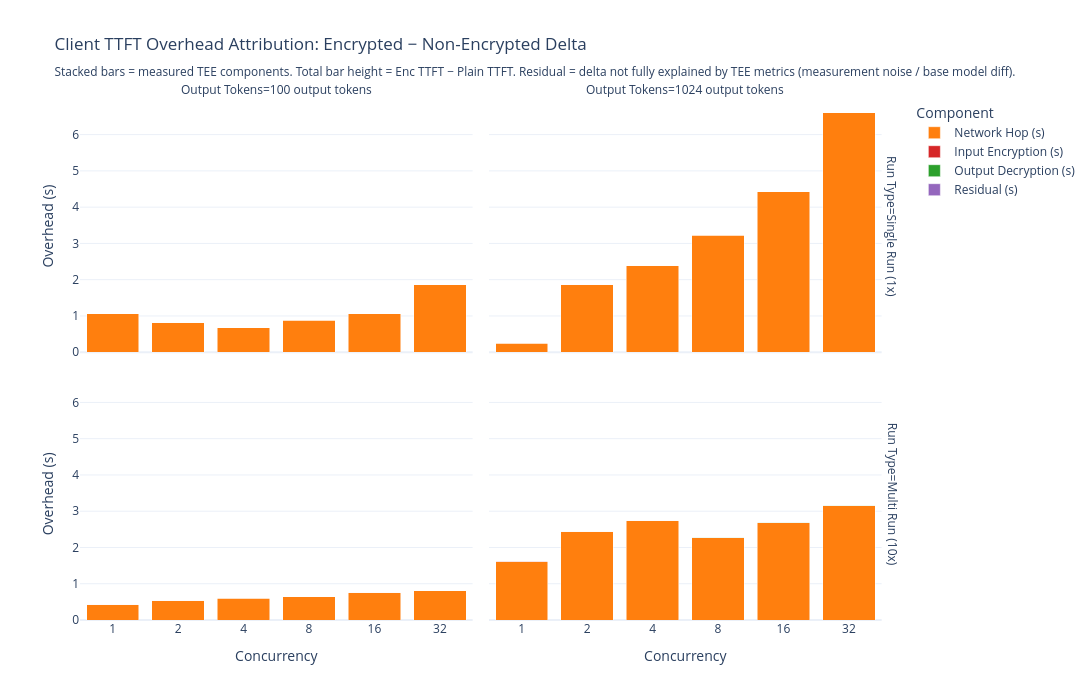

The cell this chart's notebook holds for it:
### Code cell
# Client TTFT overhead attribution: stacked TEE components vs total delta
DIMS = ['run_type', 'num_output_tokens', 'num_concurrent_requests']

df_enc_a   = df_all[df_all['label'] == 'Encrypted'].copy()
df_plain_a = df_all[df_all['label'] == 'Non-Encrypted'][DIMS + ['client_ttft_s_p50']].rename(
    columns={'client_ttft_s_p50': 'client_ttft_plain'}
)
df_attr = df_enc_a.merge(df_plain_a, on=DIMS)

df_attr['client_ttft_delta']   = df_attr['client_ttft_s_p50'] - df_attr['client_ttft_plain']
df_attr['Network Hop (s)']     = df_attr['server_network_latency_ms_mean'] / 1000
df_attr['Input Encryption (s)']= df_attr['total_encryption_time_ms_mean']  / 1000
df_attr['Output Decryption (s)']= df_attr['total_decryption_time_ms_mean'] / 1000
df_attr['Residual (s)']        = (
    df_attr['client_ttft_delta']
    - df_attr['Network Hop (s)']
    - df_attr['Input Encryption (s)']
    - df_attr['Output Decryption (s)']
).clip(lower=0)
df_attr['out_tokens_label'] = df_attr['num_output_tokens'].astype(str) + ' output tokens'

ATTR_COLS   = ['Network Hop (s)', 'Input Encryption (s)', 'Output Decryption (s)', 'Residual (s)']
ATTR_COLORS = {
    'Network Hop (s)':      '#FF7F0E',
    'Input Encryption (s)': '#D62728',
    'Output Decryption (s)':'#2CA02C',
    'Residual (s)':         '#9467BD',
}

df_attr_melt = df_attr.melt(
    id_vars=['run_type', 'out_tokens_label', 'num_concurrent_requests', 'client_ttft_delta'],
    value_vars=ATTR_COLS, var_name='Component', value_name='Overhead (s)',
).dropna(subset=['Overhead (s)'])

fig = px.bar(
    df_attr_melt,
    x='num_concurrent_requests',
    y='Overhead (s)',
    color='Component',
    facet_col='out_tokens_label',
    facet_row='run_type',
    barmode='stack',
    color_discrete_map=ATTR_COLORS,
    category_orders={
        'num_concurrent_requests': CONC_ORDER,
        'run_type': ['Single Run (1x)', 'Multi Run (10x)'],
    },
    labels={
        'num_concurrent_requests': 'Concurrency',
        'run_type':                'Run Type',
        'out_tokens_label':        'Output Tokens',
    },
    title=(
        'Client TTFT Overhead Attribution: Encrypted − Non-Encrypted Delta<br>'
        '<sub>Stacked bars = measured TEE components. Total bar height = Enc TTFT − Plain TTFT. '
        'Residual = delta not fully explained by TEE metrics (measurement noise / base model diff).</sub>'
    ),
)
fig.update_layout(height=700, width=1100, template='plotly_white')
fig.update_xaxes(type='category')
fig.show()

### Figure 1 — Plotly figure (JSON) as saved in the notebook; plotly's stock layout.template omitted (floating-point values rounded to 4 significant figures)
{"data": [{"hovertemplate": "Component=Network Hop (s)<br>Run Type=Single Run (1x)<br>Output Tokens=100 output tokens<br>Concurrency=%{x}<br>Overhead (s)=%{y}<extra></extra>", "legendgroup": "Network Hop (s)", "marker": {"color": "#FF7F0E", "pattern": {"shape": ""}}, "name": "Network Hop (s)", "orientation": "v", "showlegend": true, "textposition": "auto", "type": "bar", "x": [1, 2, 4, 8, 16, 32], "xaxis": "x3", "y": [1.06, 0.8231, 0.6726, 0.8867, 1.062, 1.857], "yaxis": "y3"}, {"hovertemplate": "Component=Network Hop (s)<br>Run Type=Single Run (1x)<br>Output Tokens=1024 output tokens<br>Concurrency=%{x}<br>Overhead (s)=%{y}<extra></extra>", "legendgroup": "Network Hop (s)", "marker": {"color": "#FF7F0E", "pattern": {"shape": ""}}, "name": "Network Hop (s)", "orientation": "v", "showlegend": false, "textposition": "auto", "type": "bar", "x": [1, 2, 4, 8, 16, 32], "xaxis": "x4", "y": [0.2517, 1.868, 2.396, 3.232, 4.419, 6.6], "yaxis": "y4"}, {"hovertemplate": "Component=Input Encryption (s)<br>Run Type=Single Run (1x)<br>Output Tokens=100 output tokens<br>Concurrency=%{x}<br>Overhead (s)=%{y}<extra></extra>", "legendgroup": "Input Encryption (s)", "marker": {"color": "#D62728", "pattern": {"shape": ""}}, "name": "Input Encryption (s)", "orientation": "v", "showlegend": true, "textposition": "auto", "type": "bar", "x": [1, 2, 4, 8, 16, 32], "xaxis": "x3", "y": [0.004648, 0.005447, 0.004257, 0.003915, 0.003936, 0.003878], "yaxis": "y3"}, {"hovertemplate": "Component=Input Encryption (s)<br>Run Type=Single Run (1x)<br>Output Tokens=1024 output tokens<br>Concurrency=%{x}<br>Overhead (s)=%{y}<extra></extra>", "legendgroup": "Input Encryption (s)", "marker": {"color": "#D62728", "pattern": {"shape": ""}}, "name": "Input Encryption (s)", "orientation": "v", "showlegend": false, "textposition": "auto", "type": "bar", "x": [1, 2, 4, 8, 16, 32], "xaxis": "x4", "y": [0.004885, 0.004487, 0.004276, 0.004171, 0.003964, 0.003924], "yaxis": "y4"}, {"hovertemplate": "Component=Output Decryption (s)<br>Run Type=Single Run (1x)<br>Output Tokens=100 output tokens<br>Concurrency=%{x}<br>Overhead (s)=%{y}<extra></extra>", "legendgroup": "Output Decryption (s)", "marker": {"color": "#2CA02C", "pattern": {"shape": ""}}, "name": "Output Decryption (s)", "orientation": "v", "showlegend": true, "textposition": "auto", "type": "bar", "x": [1, 2, 4, 8, 16, 32], "xaxis": "x3", "y": [9.78e-05, 0.0008216, 0.000473, 0.0004141, 0.0003461, 0.0003508], "yaxis": "y3"}, {"hovertemplate": "Component=Output Decryption (s)<br>Run Type=Single Run (1x)<br>Output Tokens=1024 output tokens<br>Concurrency=%{x}<br>Overhead (s)=%{y}<extra></extra>", "legendgroup": "Output Decryption (s)", "marker": {"color": "#2CA02C", "pattern": {"shape": ""}}, "name": "Output Decryption (s)", "orientation": "v", "showlegend": false, "textposition": "auto", "type": "bar", "x": [1, 2, 4, 8, 16, 32], "xaxis": "x4", "y": [8.18e-05, 0.003382, 0.004339, 0.003107, 0.002951, 0.00291], "yaxis": "y4"}, {"hovertemplate": "Component=Residual (s)<br>Run Type=Single Run (1x)<br>Output Tokens=100 output tokens<br>Concurrency=%{x}<br>Overhead (s)=%{y}<extra></extra>", "legendgroup": "Residual (s)", "marker": {"color": "#9467BD", "pattern": {"shape": ""}}, "name": "Residual (s)", "orientation": "v", "showlegend": true, "textposition": "auto", "type": "bar", "x": [1, 2, 4, 8, 16, 32], "xaxis": "x3", "y": [0.0, 0.0, 0.0, 0.0, 0.0, 0.0], "yaxis": "y3"}, {"hovertemplate": "Component=Residual (s)<br>Run Type=Single Run (1x)<br>Output Tokens=1024 output tokens<br>Concurrency=%{x}<br>Overhead (s)=%{y}<extra></extra>", "legendgroup": "Residual (s)", "marker": {"color": "#9467BD", "pattern": {"shape": ""}}, "name": "Residual (s)", "orientation": "v", "showlegend": false, "textposition": "auto", "type": "bar", "x": [1, 2, 4, 8, 16, 32], "xaxis": "x4", "y": [0.0, 0.0, 0.0, 0.0, 0.0, 0.0], "yaxis": "y4"}, {"hovertemplate": "Component=Network Hop (s)<br>Run Type=Multi Run (10x)<br>Output Tokens=100 output tokens<br>Concurrency=%{x}<br>Overhead (s)=%{y}<extra></extra>", "legendgroup": "Network Hop (s)", "marker": {"color": "#FF7F0E", "pattern": {"shape": ""}}, "name": "Network Hop (s)", "orientation": "v", "showlegend": false, "textposition": "auto", "type": "bar", "x": [1, 2, 4, 8, 16, 32], "xaxis": "x", "y": [0.4247, 0.5366, 0.5995, 0.6384, 0.7561, 0.8032], "yaxis": "y"}, {"hovertemplate": "Component=Network Hop (s)<br>Run Type=Multi Run (10x)<br>Output Tokens=1024 output tokens<br>Concurrency=%{x}<br>Overhead (s)=%{y}<extra></extra>", "legendgroup": "Network Hop (s)", "marker": {"color": "#FF7F0E", "pattern": {"shape": ""}}, "name": "Network Hop (s)", "orientation": "v", "showlegend": false, "textposition": "auto", "type": "bar", "x": [1, 2, 4, 8, 16, 32], "xaxis": "x2", "y": [1.608, 2.432, 2.735, 2.266, 2.679, 3.149], "yaxis": "y2"}, {"hovertemplate": "Component=Input Encryption (s)<br>Run Type=Multi Run (10x)<br>Output Tokens=100 output tokens<br>Concurrency=%{x}<br>Overhead (s)=%{y}<extra></extra>", "legendgroup": "Input Encryption (s)", "marker": {"color": "#D62728", "pattern": {"shape": ""}}, "name": "Input Encryption (s)", "orientation": "v", "showlegend": false, "textposition": "auto", "type": "bar", "x": [1, 2, 4, 8, 16, 32], "xaxis": "x", "y": [0.009773, 0.008795, 0.00791, 0.007021, 0.005215, 0.005481], "yaxis": "y"}, {"hovertemplate": "Component=Input Encryption (s)<br>Run Type=Multi Run (10x)<br>Output Tokens=1024 output tokens<br>Concurrency=%{x}<br>Overhead (s)=%{y}<extra></extra>", "legendgroup": "Input Encryption (s)", "marker": {"color": "#D62728", "pattern": {"shape": ""}}, "name": "Input Encryption (s)", "orientation": "v", "showlegend": false, "textposition": "auto", "type": "bar", "x": [1, 2, 4, 8, 16, 32], "xaxis": "x2", "y": [0.009099, 0.009143, 0.009424, 0.008855, 0.008076, 0.005933], "yaxis": "y2"}, {"hovertemplate": "Component=Output Decryption (s)<br>Run Type=Multi Run (10x)<br>Output Tokens=100 output tokens<br>Concurrency=%{x}<br>Overhead (s)=%{y}<extra></extra>", "legendgroup": "Output Decryption (s)", "marker": {"color": "#2CA02C", "pattern": {"shape": ""}}, "name": "Output Decryption (s)", "orientation": "v", "showlegend": false, "textposition": "auto", "type": "bar", "x": [1, 2, 4, 8, 16, 32], "xaxis": "x", "y": [0.003723, 0.001908, 0.001123, 0.001067, 0.0007666, 0.0007066], "yaxis": "y"}, {"hovertemplate": "Component=Output Decryption (s)<br>Run Type=Multi Run (10x)<br>Output Tokens=1024 output tokens<br>Concurrency=%{x}<br>Overhead (s)=%{y}<extra></extra>", "legendgroup": "Output Decryption (s)", "marker": {"color": "#2CA02C", "pattern": {"shape": ""}}, "name": "Output Decryption (s)", "orientation": "v", "showlegend": false, "textposition": "auto", "type": "bar", "x": [1, 2, 4, 8, 16, 32], "xaxis": "x2", "y": [0.01088, 0.007599, 0.007115, 0.00642, 0.005157, 0.005186], "yaxis": "y2"}, {"hovertemplate": "Component=Residual (s)<br>Run Type=Multi Run (10x)<br>Output Tokens=100 output tokens<br>Concurrency=%{x}<br>Overhead (s)=%{y}<extra></extra>", "legendgroup": "Residual (s)", "marker": {"color": "#9467BD", "pattern": {"shape": ""}}, "name": "Residual (s)", "orientation": "v", "showlegend": false, "textposition": "auto", "type": "bar", "x": [1, 2, 4, 8, 16, 32], "xaxis": "x", "y": [0.0, 0.0, 0.0, 0.0, 0.0, 0.0], "yaxis": "y"}, {"hovertemplate": "Component=Residual (s)<br>Run Type=Multi Run (10x)<br>Output Tokens=1024 output tokens<br>Concurrency=%{x}<br>Overhead (s)=%{y}<extra></extra>", "legendgroup": "Residual (s)", "marker": {"color": "#9467BD", "pattern": {"shape": ""}}, "name": "Residual (s)", "orientation": "v", "showlegend": false, "textposition": "auto", "type": "bar", "x": [1, 2, 4, 8, 16, 32], "xaxis": "x2", "y": [0.0, 0.0, 0.0, 0.0, 0.0, 0.0], "yaxis": "y2"}], "layout": {"annotations": [{"font": {}, "showarrow": false, "text": "Output Tokens=100 output tokens", "x": 0.24, "xanchor": "center", "xref": "paper", "y": 1, "yanchor": "bottom", "yref": "paper"}, {"font": {}, "showarrow": false, "text": "Output Tokens=1024 output tokens", "x": 0.74, "xanchor": "center", "xref": "paper", "y": 1, "yanchor": "bottom", "yref": "paper"}, {"font": {}, "showarrow": false, "text": "Run Type=Multi Run (10x)", "textangle": 90, "x": 0.98, "xanchor": "left", "xref": "paper", "y": 0.2425, "yanchor": "middle", "yref": "paper"}, {"font": {}, "showarrow": false, "text": "Run Type=Single Run (1x)", "textangle": 90, "x": 0.98, "xanchor": "left", "xref": "paper", "y": 0.7575, "yanchor": "middle", "yref": "paper"}], "barmode": "stack", "height": 700, "legend": {"title": {"text": "Component"}, "tracegroupgap": 0}, "title": {"text": "Client TTFT Overhead Attribution: Encrypted − Non-Encrypted Delta<br><sub>Stacked bars = measured TEE components. Total bar height = Enc TTFT − Plain TTFT. Residual = delta not fully explained by TEE metrics (measurement noise / base model diff).</sub>"}, "width": 1100, "xaxis": {"anchor": "y", "categoryarray": [1, 2, 4, 8, 16, 32], "categoryorder": "array", "domain": [0, 0.48], "title": {"text": "Concurrency"}, "type": "category"}, "xaxis2": {"anchor": "y2", "categoryarray": [1, 2, 4, 8, 16, 32], "categoryorder": "array", "domain": [0.5, 0.98], "matches": "x", "title": {"text": "Concurrency"}, "type": "category"}, "xaxis3": {"anchor": "y3", "domain": [0, 0.48], "matches": "x", "showticklabels": false, "type": "category"}, "xaxis4": {"anchor": "y4", "domain": [0.5, 0.98], "matches": "x", "showticklabels": false, "type": "category"}, "yaxis": {"anchor": "x", "domain": [0, 0.485], "title": {"text": "Overhead (s)"}}, "yaxis2": {"anchor": "x2", "domain": [0, 0.485], "matches": "y", "showticklabels": false}, "yaxis3": {"anchor": "x3", "domain": [0.515, 1], "matches": "y", "title": {"text": "Overhead (s)"}}, "yaxis4": {"anchor": "x4", "domain": [0.515, 1], "matches": "y", "showticklabels": false}}}
